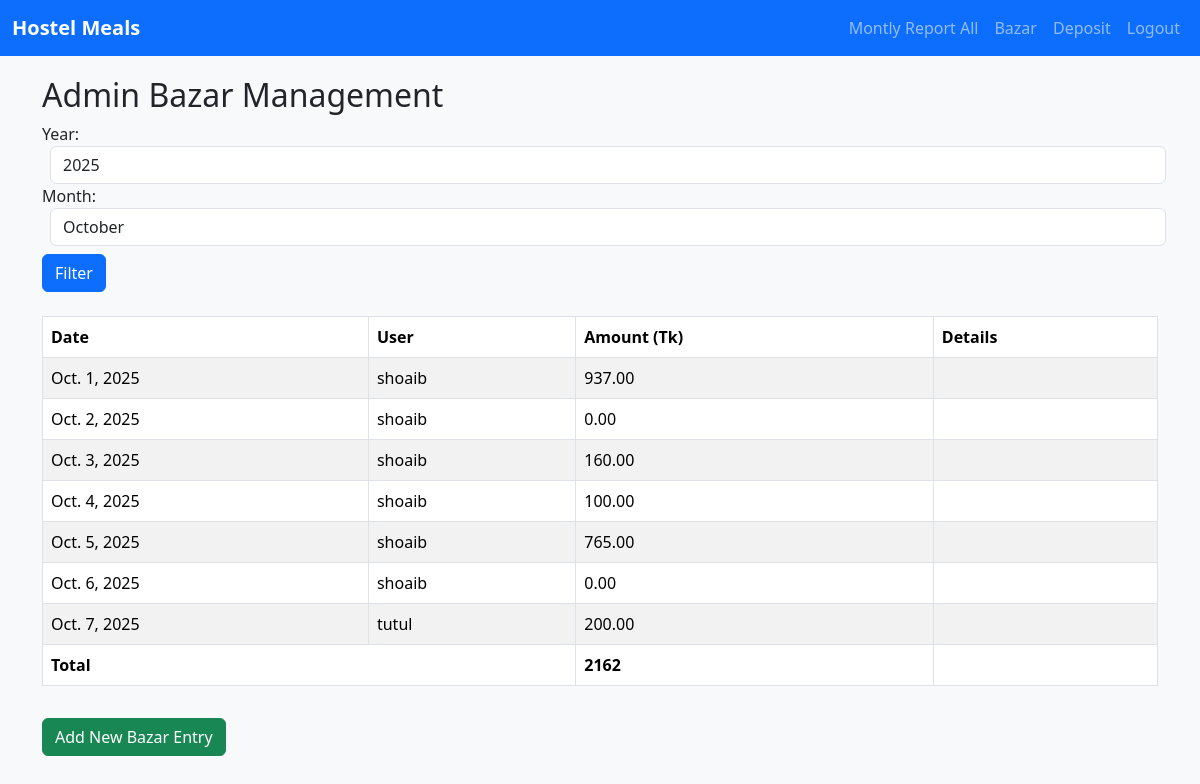
The app's page /admin-bazar/ (signed in) with its own data.
### mealapp/models.py (models this page shows, shortened)
class Bazar(models.Model):
    user = models.ForeignKey(User, on_delete=models.SET_NULL, null=True)
    date = models.DateField()
    amount = models.DecimalField(max_digits=10, decimal_places=2)
    details = models.TextField(blank=True, null=True)

### mealapp/views.py (the view)
# urls.py: path('admin-bazar/', views.admin_bazar, name='admin_bazar'),
@login_required
@user_passes_test(is_admin)
def admin_bazar(request):
    today = date.today()
    year = int(request.GET.get('year', today.year))
    month = int(request.GET.get('month', today.month))
    months = {i: calendar.month_name[i] for i in range(1, 13)}
    bazar_list = Bazar.objects.filter(date__year=year, date__month=month).order_by('date')
    total_amount = bazar_list.aggregate(total=models.Sum('amount'))['total'] or 0
    context = {
        'bazar_list': bazar_list,
        'year': year,
        'month': month,
        'months': months,
        'total_amount': total_amount
    }
    return render(request, 'admin_bazar.html', context)

### mealapp/views.py (called while the page is built)
def is_admin(user):
    return user.is_staff or user.is_superuser

### templates/admin_bazar.html (shortened to what this page needs)
{% extends 'base.html' %}
{% block content %}
<h2>Admin Bazar Management</h2>
<form method="get" class="form-inline mb-3">
    <label>Year:</label>
    <input type="number" name="year" value="{{ year }}" class="form-control mx-2" min="2020" max="2100">
    <label>Month:</label>
    <select name="month" class="form-control mx-2">
        {% for num, name in months.items %}
            <option value="{{ num }}" {% if num == month %}selected{% endif %}>{{ name }}</option>
        {% endfor %}
    </select>
    <button class="btn btn-primary my-2">Filter</button>
</form>
<table class="table table-bordered table-striped">
    <thead>
        <tr>
            <th>Date</th>
            <th>User</th>
            <th>Amount (Tk)</th>
            <th>Details</th>
        </tr>
    </thead>
    <tbody>
        {% for bazar in bazar_list %}
        <tr>
            <td>{{ bazar.date }}</td>
            <td>
                {% if bazar.user %}
                    {{ bazar.user.username }}
                {% else %}
                    N/A
                {% endif %}
            </td>
            <td>{{ bazar.amount }}</td>
            <td>{{ bazar.details }}</td>
        </tr>
        {% endfor %}
    </tbody>
    <tfoot>
        <tr>
            <th colspan="2">Total</th>
            <th>{{ total_amount }}</th>
            <th></th>
        </tr>
    </tfoot>
</table>
<a href="{% url 'add_bazar' %}" class="btn btn-success mt-3">Add New Bazar Entry</a>
{% endblock %}

### templates/base.html (style rules this page uses)
body { background-color: #f8f9fa; }

### records on screen
Bazar: date "Oct. 1, 2025", user.username "shoaib", amount "937.00"
Bazar: date "Oct. 2, 2025", user.username "shoaib", amount "0.00"
Bazar: date "Oct. 3, 2025", user.username "shoaib", amount "160.00"
Bazar: date "Oct. 4, 2025", user.username "shoaib", amount "100.00"
Bazar: date "Oct. 5, 2025", user.username "shoaib", amount "765.00"
Bazar: date "Oct. 6, 2025", user.username "shoaib", amount "0.00"
Bazar: date "Oct. 7, 2025", user.username "tutul", amount "200.00"

### other values on screen
{{ total_amount }} "2162"
form field month "October"
